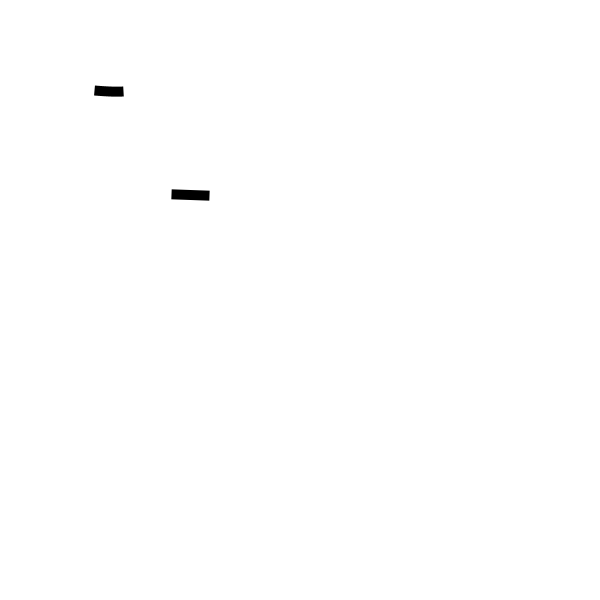
Frame 1 (no input)
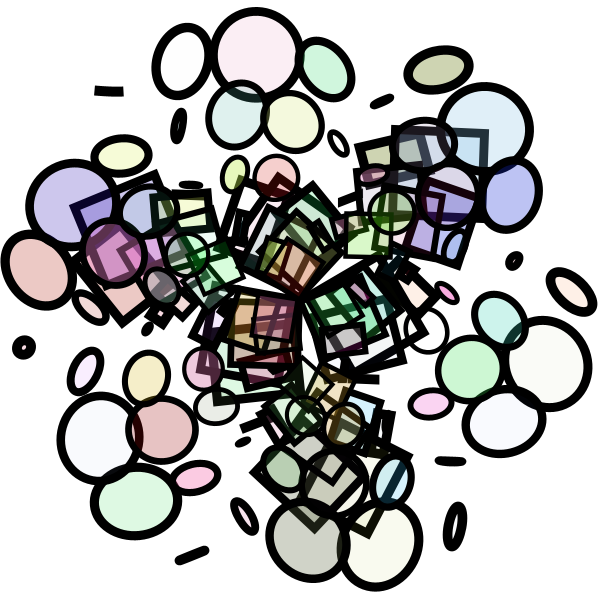
Frame 60 (the mouse pressed at the canvas centre just before this capture)
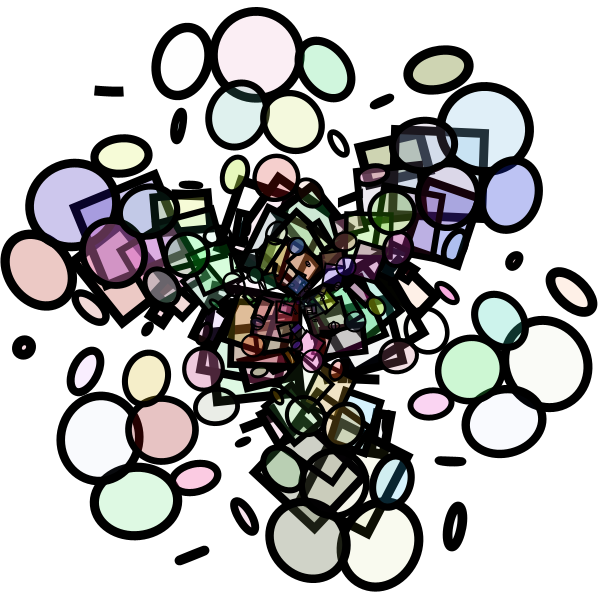
Frame 120 (the mouse held since frame 60 and released just before this capture)

The Processing sketch that drew these frames (run headless with seeded random() and noise(); from frame 60 on, the mouse is pressed at the canvas centre):

// Processing sketch: processing_111772
// ── processing_111772.pde

float x, y;
float angle = 0; 
float r = 100;
float diff = 1;

void setup() {
  size(600, 600);
  background(255);

}
void draw() {
  fill(random(255), random(255), random(255),random(100)); 
 
  x = r * cos(angle+5); 
  y = r* sin(angle);

  strokeWeight(r/10); 
  stroke(0);
  translate(width/2, height/2); 
  rotate(r+10);
  rect(r, r, x, y);
  ellipse(r*2, r*2, x, y);
  
  //ellipse(x, 0, x, 50);
  //line( 0, 0, x, y);
  angle = angle +3;
  r = r - diff;
  if ( r == 0 || r == 100) { 
    diff =  diff * -1;
  }
 
  
  
  
  
  
  
  
}

void keyPressed() {
  if (key == 'q') {
    endRecord();
    exit();
  }
}
